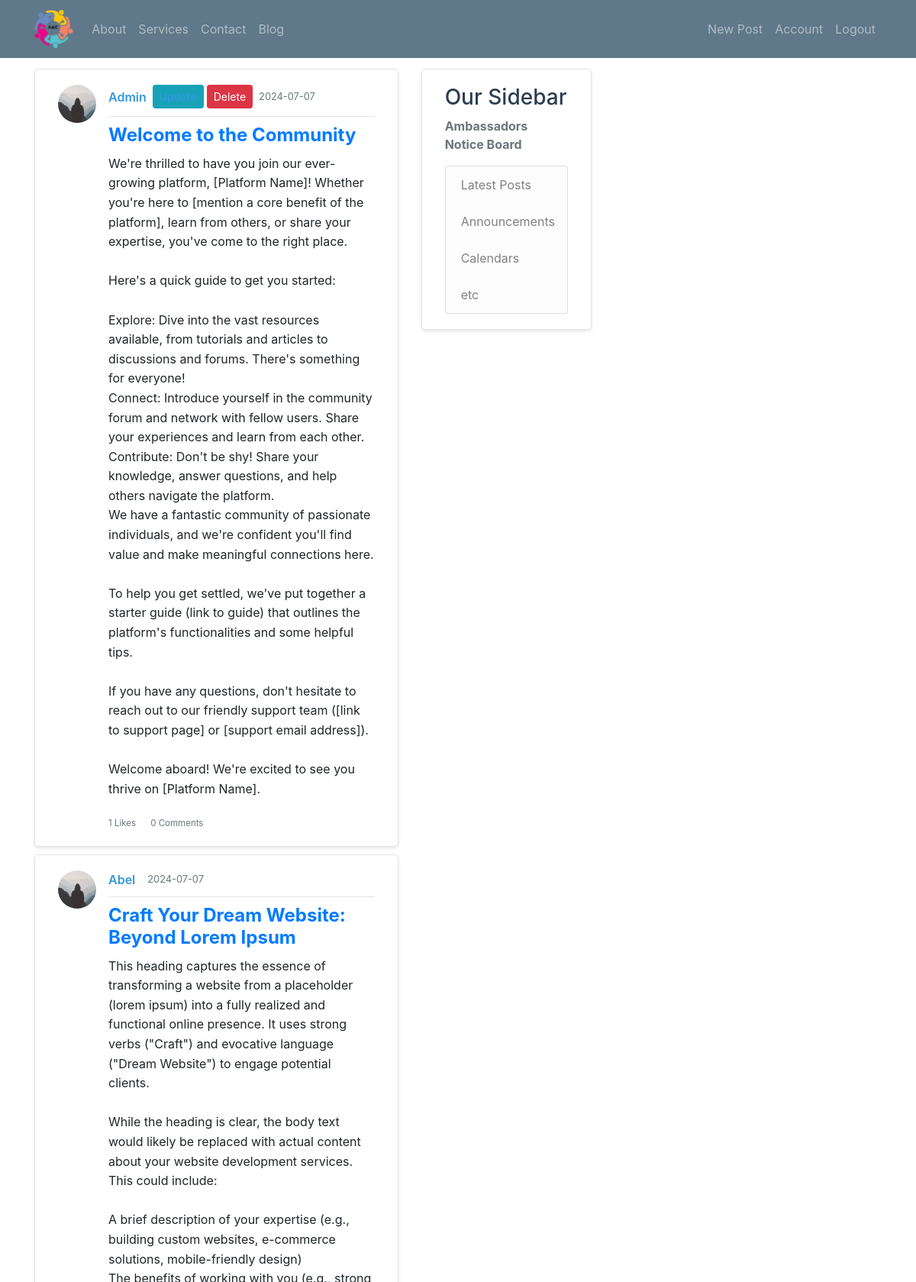
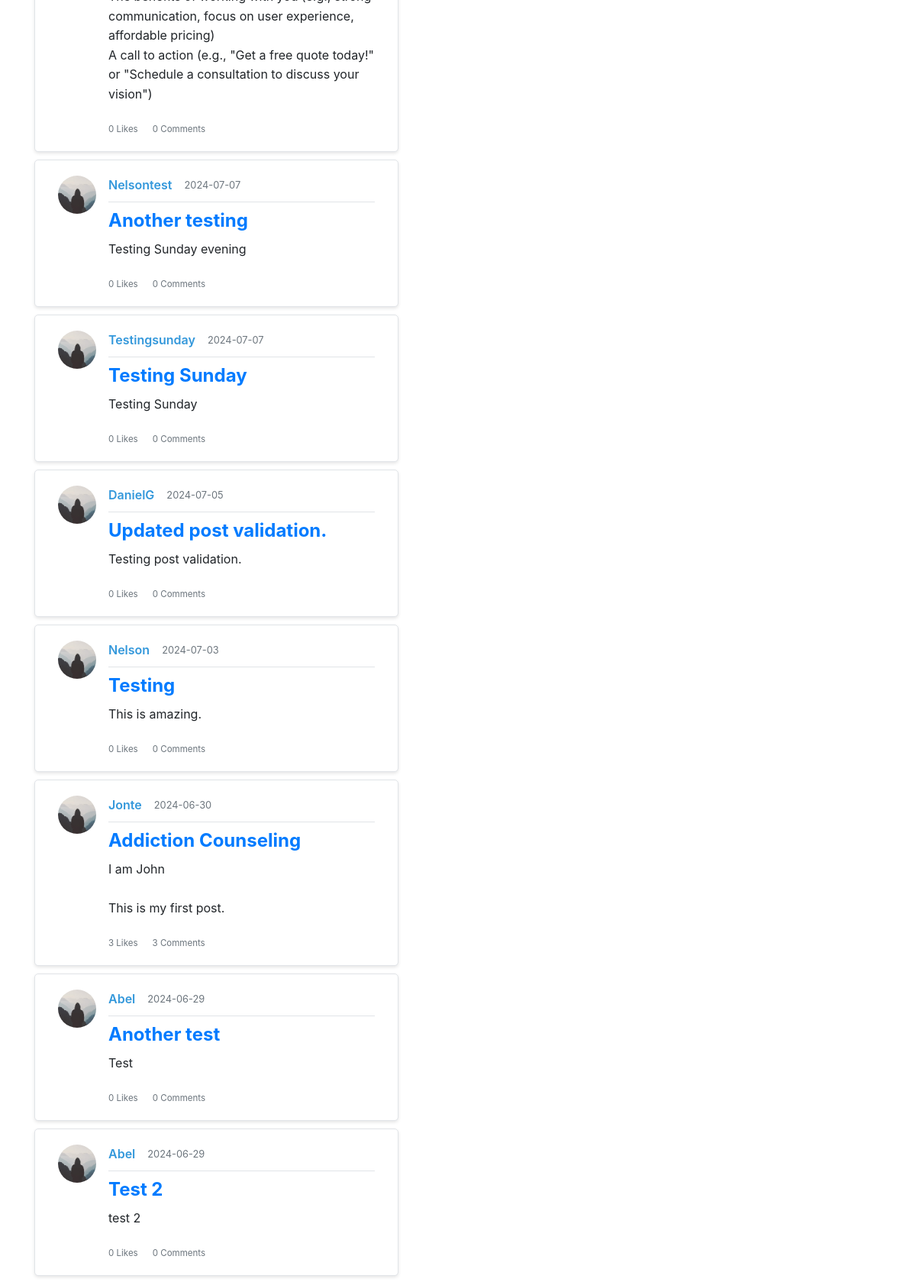
Screenshot of /blog (signed in, upper part) with the database file from the repository (2 pictures, top to bottom).
### ambassador/models.py (models this page shows, shortened)
class Post(db.Model):
    id = db.Column(db.Integer, primary_key=True)
    title = db.Column(db.String(100), nullable=False)
    date_posted = db.Column(db.DateTime, nullable=False, default=datetime.utcnow)
    content = db.Column(db.Text, nullable=False)
    user_id = db.Column(db.Integer, db.ForeignKey('user.id'), nullable=False)
    approved = db.Column(db.Boolean, default=False)
    comments = db.relationship('Comment', backref='post', lazy=True)
    likes = db.relationship('Like', backref='post', lazy=True)

class User(db.Model, UserMixin):
    id = db.Column(db.Integer, primary_key=True)
    username = db.Column(db.String(20), unique=True, nullable=False)
    email = db.Column(db.String(120), unique=True, nullable=False)
    image_file = db.Column(db.String(20), nullable=False, default='default.jpg')
    password = db.Column(db.String(60), nullable=False)
    is_admin = db.Column(db.Boolean, default=False)
    posts = db.relationship('Post', backref='author', lazy=True)
    comments = db.relationship('Comment', backref='author', lazy=True)
    likes = db.relationship('Like', backref='user', lazy=True)

### ambassador/pages/blog.py (the view)
@blog.route('/blog')
def Blog():
    posts = Post.query.order_by(Post.date_posted.desc()).all()  # Order posts by newest first
    return render_template('blog.html', posts=posts)

### ambassador/models.py (called while the page is built)
@login_manager.user_loader
def load_user(user_id):
    return User.query.get(int(user_id))

### ambassador/templates/blog.html (shortened to what this page needs)
{% extends "layout.html" %}
{% block content %}
<div class="row">
    <div class="col-md-8">
        {% for post in posts %}
        <article class="media content-section">
            <img class="rounded-circle article-img" src="{{ url_for('static', filename='profile_pics/' + post.author.image_file) }}">
            <div class="media-body">
                <div class="article-metadata">
                    <a class="mr-2" href="#">{{ post.author.username }}</a>
                    {% if current_user.is_authenticated and current_user.id == post.author.id %}
                    <a href="{{ url_for('post.update_post', post_id=post.id) }}" class="btn btn-info btn-sm mr-1">Update</a>
                    <form method="post" action="{{ url_for('post.delete_post', post_id=post.id) }}" style="display:inline;">
                        <button type="submit" class="btn btn-danger btn-sm">Delete</button>
                    </form>
                    {% endif %}
                    <small class="text-muted ml-2">{{ post.date_posted.strftime('%Y-%m-%d') }}</small>
                </div>
                <h2 class="article-title">
                    <a href="{{ url_for('post.view_post', post_id=post.id) }}">{{ post.title }}</a>
                </h2>
                <p class="article-content">{{ post.content }}</p>
                <div class="post-stats">
                    <small class="text-muted">{{ post.likes|length }} Likes</small>
                    <small class="text-muted">{{ post.comments|length }} Comments</small>
                </div>
            </div>
        </article>
        {% endfor %}
    </div>
    <div class="col-md-4">
        <div class="content-section">
            <h3>Our Sidebar</h3>
            <p class='text-muted'><strong>Ambassadors Notice Board</strong></p>
            <ul class="list-group">
                <li class="list-group-item list-group-item-light">Latest Posts</li>
                <li class="list-group-item list-group-item-light">Announcements</li>
                <li class="list-group-item list-group-item-light">Calendars</li>
                <li class="list-group-item list-group-item-light">etc</li>
            </ul>
        </div>
    </div>
</div>
{% endblock %}

### ambassador/static/main.css (style rules this page uses)
body { background: #f5f7fa; color: #333; margin: 0; font-family: 'Segoe UI', Tahoma, Geneva, Verdana, sans-serif; margin-top: 5rem; }
h1, h2, h3, h4, h5, h6 { color: #2c3e50; }
.content-section { background: #ffffff; padding: 20px 30px; border: 1px solid #e1e4e8; border-radius: 5px; box-shadow: 0 2px 4px rgba(0, 0, 0, 0.1); margin-bottom: 10px; }
.article-title { color: #2c3e50; font-weight: bold; margin-bottom: 10px; font-size: 1.5rem; }
.article-content { white-space: pre-line; font-size: 1rem; line-height: 1.6; margin-bottom: 20px; }
.article-img { height: 75px; width: 75px; margin-right: 16px; border-radius: 50%; object-fit: cover; }
.article-metadata { padding-bottom: 10px; margin-bottom: 10px; border-bottom: 1px solid #e1e4e8; display: flex; align-items: center; }
.article-metadata a { color: #3498db; font-weight: 600; margin-right: 10px; }
.article-metadata small { color: #95a5a6; }
.article-img, .comment-img { width: 50px; height: 50px; }
.post-stats { font-size: 0.9rem; color: #777; }
.post-stats small { margin-right: 15px; }

### ambassador/templates/layout.html (style rules this page uses)
body { padding-bottom: 100px; padding-top: 70px; position: relative; min-height: 100vh; }

### rows the page displays
Post: image_file (placeholder picture), author.username "Admin", date_posted "2024-07-07", title "Welcome to the Community", content "We're thrilled to have you join our ever-growing platform, [Platform Name]! Whether you're here to [mention a core benefit of the platform], learn from others, or share your expertise, you've come to the right place. Here's a quick guide to get you started: Explore: Dive into the vast resources available, from tutorials and articles to discussions and forums. There's something for everyone! Connect: Introduce yourself in the community forum and network with fellow users. Share your experiences and learn from each other. Contribute: Don't be shy! Share your knowledge, answer questions, and help others navigate the platform. We have a fantastic community of passionate individuals, and we're…", likes|length "1", comments|length "0"
Post: image_file (placeholder picture), author.username "Abel", date_posted "2024-07-07", title "Craft Your Dream Website: Beyond Lorem Ipsum", content "This heading captures the essence of transforming a website from a placeholder (lorem ipsum) into a fully realized and functional online presence. It uses strong verbs (\"Craft\") and evocative language (\"Dream Website\") to engage potential clients. While the heading is clear, the body text would likely be replaced with actual content about your website development services. This could include: A brief description of your expertise (e.g., building custom websites, e-commerce solutions, mobile-friendly design) The benefits of working with you (e.g., strong communication, focus on user experience, affordable pricing) A call to action (e.g., \"Get a free quote today!\" or \"Schedule a consultation…", likes|length "0", comments|length "0"
Post: image_file (placeholder picture), author.username "Nelsontest", date_posted "2024-07-07", title "Another testing", content "Testing Sunday evening", likes|length "0", comments|length "0"
Post: image_file (placeholder picture), author.username "Testingsunday", date_posted "2024-07-07", title "Testing Sunday", content "Testing Sunday", likes|length "0", comments|length "0"
Post: image_file (placeholder picture), author.username "DanielG", date_posted "2024-07-05", title "Updated post validation.", content "Testing post validation.", likes|length "0", comments|length "0"
Post: image_file (placeholder picture), author.username "Nelson", date_posted "2024-07-03", title "Testing", content "This is amazing.", likes|length "0", comments|length "0"
Post: image_file (placeholder picture), author.username "Jonte", date_posted "2024-06-30", title "Addiction Counseling", content "I am John This is my first post.", likes|length "3", comments|length "3"
Post: image_file (placeholder picture), author.username "Abel", date_posted "2024-06-29", title "Another test", content "Test", likes|length "0", comments|length "0"
Post: image_file (placeholder picture), author.username "Abel", date_posted "2024-06-29", title "Test 2", content "test 2", likes|length "0", comments|length "0"
